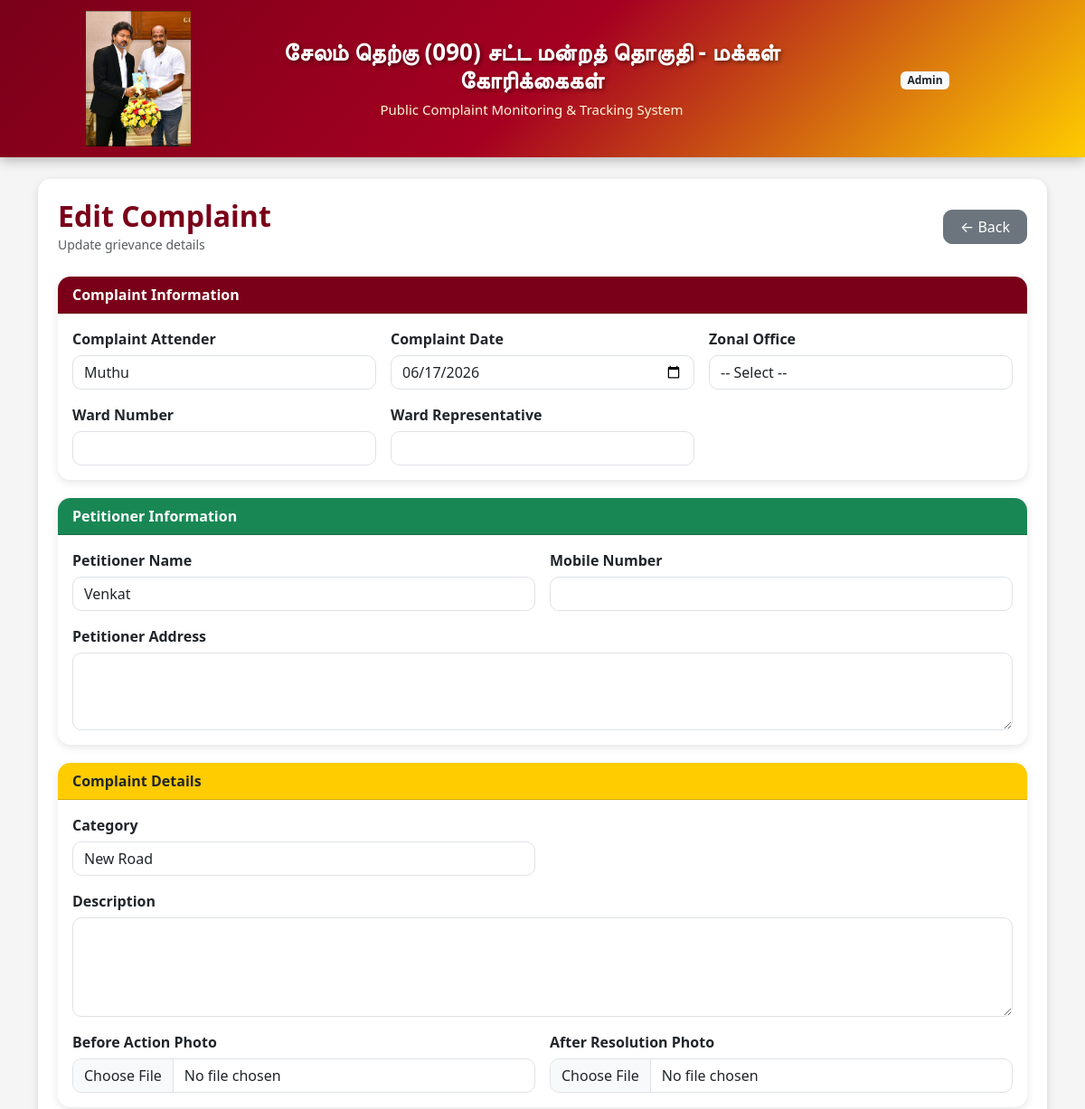
The page /edit/1 (signed in, upper part) on the database as committed earlier.
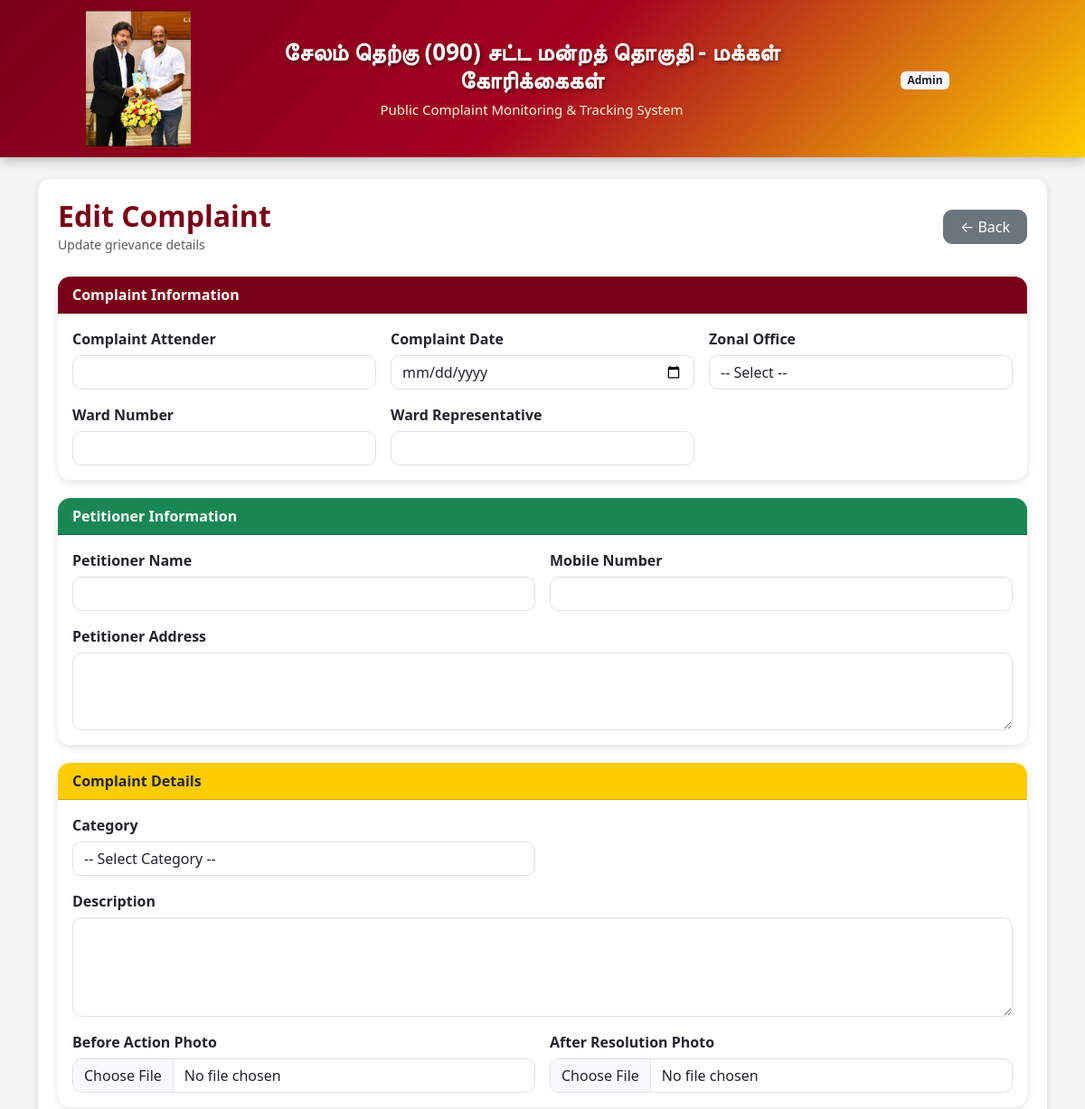
The same page on the database as committed later.
### tables this page shows
CREATE TABLE complaints(
    id INTEGER PRIMARY KEY AUTOINCREMENT,
    complaint_no TEXT,
    citizen_name TEXT,
    mobile TEXT,
    ward_no TEXT,
    category TEXT,
    description TEXT,
    status TEXT,
    created_date TIMESTAMP DEFAULT CURRENT_TIMESTAMP
, village TEXT, area TEXT, assigned_to TEXT, priority TEXT, remarks TEXT, followup_date TEXT, division_no TEXT, zonal_office TEXT, complaint_attender TEXT, complaint_date TEXT, ward_notification_status TEXT, ward_representative TEXT, representative TEXT, response_details TEXT, informed_to_department TEXT, inital_action_status TEXT, progress_update_status TEXT, final_resolution_status TEXT, petitioner_address TEXT, remarks_and_notes TEXT, petitioner_name TEXT, before_photo TEXT, after_photo TEXT, complaint_tracking_no TEXT);

### app.py (the view)
@app.route("/edit/<int:id>")
def edit(id):
    if "user" not in session:
        return redirect("/login_page")
    conn = get_db()
    row = conn.execute(
        """
        SELECT *
        FROM complaints
        WHERE id=?
        """,
        (id,)
    ).fetchone()
    conn.close()
    return render_template("edit_complaint.html", row=row)

### app.py (called while the page is built)
def get_db():
    conn = sqlite3.connect(DB_FILE, check_same_thread=False)
    conn.row_factory = sqlite3.Row
    return conn

### templates/edit_complaint.html (shortened to what the changed rows need)
<!DOCTYPE html>
<html>
<head>
    <link href="https://cdn.jsdelivr.net/npm/bootstrap@5.3.3/dist/css/bootstrap.min.css" rel="stylesheet">
</head>
<body>
<div class="container mt-4 mb-5">
    <div class="page-card">
        <div class="d-flex justify-content-between align-items-center mb-4">
            <div>
                <h2 class="page-title mb-0">Edit Complaint</h2>
            </div>
        </div>
        <form action="/update/{{ row['id'] }}" method="POST" enctype="multipart/form-data">
            <div class="card section-card">
                <div class="card-body">
                    <div class="row g-3">
                        <div class="col-md-4">
                            <label>Complaint Attender</label>
                            <input type="text" name="complaint_attender" class="form-control" value="{{ row['complaint_attender'] }}">
                        </div>
                        <div class="col-md-4">
                            <label>Complaint Date</label>
                            <input type="date" name="complaint_date" class="form-control" value="{{ row['complaint_date'] }}">
                        </div>
                    </div>
                </div>
            </div>
            <div class="card section-card">
                <div class="card-body">
                    <div class="row g-3">
                        <div class="col-md-6">
                            <label>Petitioner Name</label>
                            <input type="text" name="petitioner_name" class="form-control" value="{{ row['petitioner_name'] }}">
                        </div>
                    </div>
                </div>
            </div>
            <div class="card section-card">
                <div class="card-body">
                    <div class="row g-3">
                        <div class="col-md-6">
                            <label>Category</label>
                            <select name="category" class="form-control">
                                <option value="">-- Select Category --</option>
                                {% for option in [
                                    "New Road", "Road Patch Work", "Road Corner Safety Wall",
                                    "New Drainage", "Drainage Repair", "Drainage Clean",
                                    "Drainage Clean Remove","UGD Issue", "Garbage Collector Not Coming",
                                    "Arrange Garbage Vehicle","Public Toilet Mainteance","Public Toilet Drainage Clean","Public Toilet Water Issue",
									"Public Toilet Light Not Working","New Public Toilet","Street Light Change",
                                    "New Street Light Connection", "Water Late", "Water Turbid",
                                    "Common Water Line Leak", "Ground Motor Repair",
                                    "Ground Motor Not Available", "Ground Tank Damage",
                                    "Ground Tank Tab Change","Ground Motor Room Mainteance", "New Common Water Line",
                                    "Street Dog Issue", "EB Line Issue", "New EB Connection",
                                    "Power Cut", "New EB Line", "Others"
                                ] %}
                                <option value="{{ option }}" {% if row['category']==option %}selected{% endif %}>{{ option }}</option>
                            </select>
                        </div>
                    </div>
                </div>
            </div>
        </form>
    </div>
</div>
</body>
</html>

Rows that differ between the two databases and show on the page:
removed complaints: complaint_attender "Muthu", complaint_date "06/17/2026", petitioner_name "Venkat", category "New Road"
Other text that changed with them:
form field category: (not shown) → "-- Select Category --"
